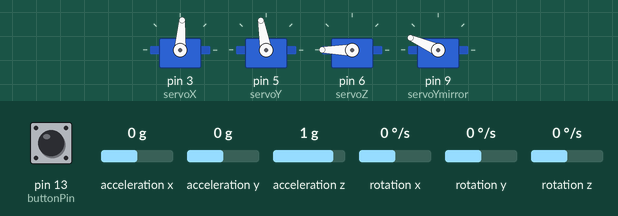
Bench run of a sketch on a simulated Arduino Uno, built with avr-gcc and run on an emulated ATmega328P. Shown: 4 × servo. The inputs (shaded band) are chosen by the test bench; at power-on: acceleration x 0 g, acceleration y 0 g, rotation x 0 °/s, rotation y 0 °/s, acceleration z 1 g, pin 13 (buttonPin) LOW, rotation z 0 °/s. What the sketch prints to the serial monitor is not drawn.

Above: at 6.2 s.
6.3 s: acceleration x set to -1.4 g
At 7.3 s:
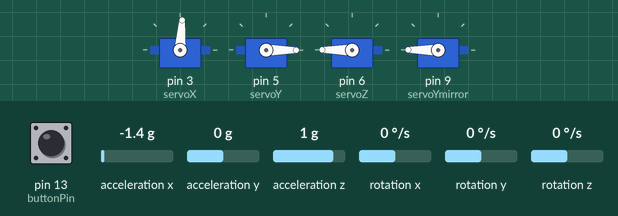
9.3 s: acceleration y set to -0.8 g
12.3 s: rotation x set to 192 °/s
15.3 s: rotation y set to -100 °/s
At 18.18 s:
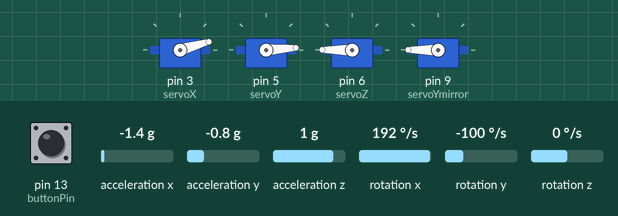
18.3 s: acceleration y set to 0.1 g
At 18.5 s:
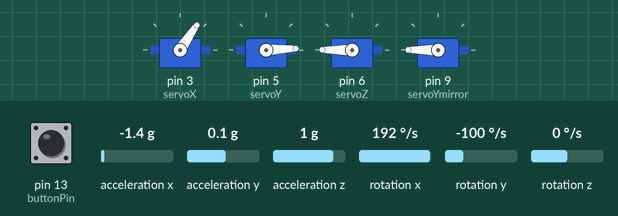
21.3 s: acceleration z set to -1.4 g
At 22.8 s:
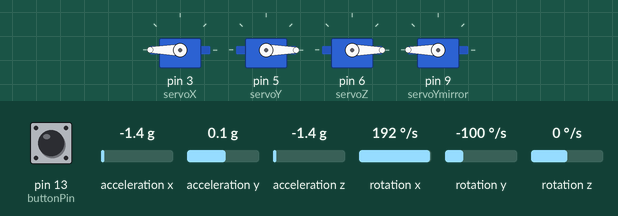
Timing chart, 0 to 24.0 s (numbered marks = the images above; inputs shaded):
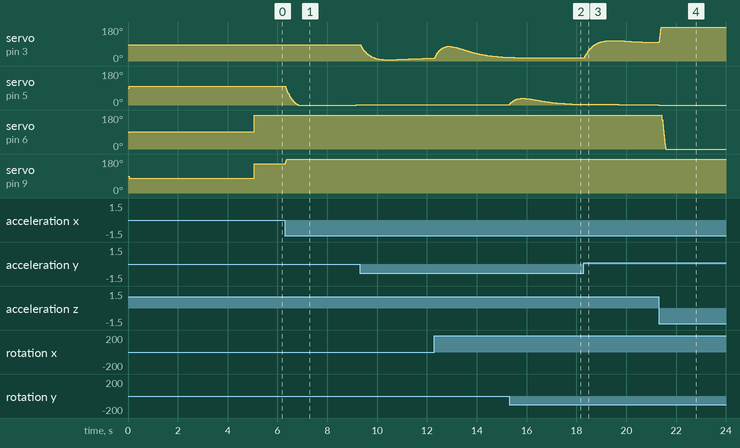

The sketch:

mug.ino
```cpp
#include <avr/io.h>
#include <Arduino.h>
#include <util/delay.h>

#include <MPU6050.h>
#include <Servo.h>
#include "Kalman.h"


#define MOTOR_1_MID 1580
#define MOTOR_2_MID 1350
#define MOTOR_3_MID 1430
#define MOTOR_4_MID 1490
#define MOTOR_BACKUP_MID 1450


MPU6050 mpu6050;
int16_t accX, accY, accZ;
int16_t gyroX, gyroY, gyroZ;

double accXangle, accYangle, accZangle;   // Angle calculate using the accelerometer
double kalAngleX, kalAngleY, kalAngleZ;   // Calculate the angle using a Kalman filter
Kalman kalmanX;
Kalman kalmanY;
Kalman kalmanZ;

Servo servoX,servoY, servoZ;
Servo servoYmirror;

const int buttonPin = 13;
int buttonState = 0;

int pos_prev, pos_new;

uint32_t timer;
int main(void) {
  init();
  setup();
  while(1) {
    loop();
  }
  return 0;
}

void setup() {

  pinMode(buttonPin, INPUT);

  Serial.begin(57600);
  Serial.println("Searching for mpu6050 I2C device...");

  sei();    //enables interrupts on arduino

  mpu6050.initialize();
  _delay_ms(50);
  Serial.println("mpu6050 init done");
  Serial.println("Testing device connections...");
  Serial.println(mpu6050.testConnection() ? "MPU6050 connection successful" : "MPU6050 connection failed");
  mpu6050.setFullScaleGyroRange(MPU6050_GYRO_FS_250);
  mpu6050.setFullScaleAccelRange(MPU6050_ACCEL_FS_2);

  mpu6050.getMotion6(&accX,&accY,&accZ,&gyroX,&gyroY,&gyroZ);

  accYangle = (atan2(accX, accZ) + PI) * RAD_TO_DEG;
  accXangle = (atan2(accY, accZ) + PI) * RAD_TO_DEG;
  accZangle = (atan2(accZ, accX) + PI) * RAD_TO_DEG;

  kalmanX.setAngle(accXangle); // Set starting angle
  kalmanY.setAngle(accYangle);
  kalmanZ.setAngle(accZangle);

  timer = micros();

  servoX.attach(3);   //CONNECTS TO BACKUP MOTOR
  servoY.attach(5);   //CONNECTS TO MOTOR 1
  servoZ.attach(6);   //MOTOR 4
  servoYmirror.attach(9); //CONNECTS TO MOTOR 2

  servoX.writeMicroseconds(MOTOR_3_MID); // Position servos at 0 degrees. Value found by experimenting
  servoY.writeMicroseconds(MOTOR_1_MID);
  servoYmirror.writeMicroseconds(MOTOR_2_MID);
  servoZ.writeMicroseconds(MOTOR_4_MID); //TESTING VALUE ONLY.
  delay(5000);   //delay for 5 seconds to allow setup to complete
}


void loop() {

  buttonState = digitalRead(buttonPin);

  mpu6050.getMotion6(&accX,&accY,&accZ,&gyroX,&gyroY,&gyroZ);

  accXangle = (atan2(accY, accZ) + PI) * RAD_TO_DEG;
  accYangle = (atan2(accX, accZ) + PI) * RAD_TO_DEG;
  accZangle = (atan2(accZ,accX) + PI) * RAD_TO_DEG;

  double gyroXrate = (double)gyroX / 131.0;
  double gyroYrate = -((double)gyroY / 131.0);
  double gyroZrate = (double)gyroZ / 131.0;

  kalAngleX = kalmanX.getAngle(accXangle, gyroXrate, (double)(micros() - timer) / 1000000);
  kalAngleY = kalmanY.getAngle(accYangle, gyroYrate, (double)(micros() - timer) / 1000000);
  kalAngleZ = kalmanZ.getAngle(accZangle, gyroZrate, (double)(micros() - timer) / 1000000);

  timer = micros();

  kalAngleX -= 180; //Reverse angles for compensation by servos
  kalAngleY -= 180;
  kalAngleZ -= 180;

  pos_prev = pos_new;
  pos_new = MOTOR_3_MID + kalAngleX * 18.55;

  if (buttonState == HIGH) {
    servoX.writeMicroseconds(1750);
    int position = pos_prev;

    //slowly move the mug down to drinking level
    if( position < 2000 ) {
      position += 10;
    } else {
      position = 2000;
    }

    servoX.writeMicroseconds(position);
 } else {
    servoX.writeMicroseconds(MOTOR_3_MID + kalAngleX * 18.55);
  }

  servoY.writeMicroseconds(MOTOR_1_MID + kalAngleY * 18.55);// Angles converted to microsecs and sent as position to servos
  servoYmirror.writeMicroseconds(2000 - (MOTOR_2_MID + kalAngleY * 18.55) + 1500);
  servoZ.writeMicroseconds(MOTOR_4_MID + kalAngleZ * 18.55);
}
```

Kalman.cpp
```cpp
// (licence header left out)
#include "Kalman.h"

Kalman::Kalman() {
    /* We will set the variables like so, these can also be tuned by the user */
    Q_angle = 0.001f;
    Q_bias = 0.003f;
    R_measure = 0.03f;

    angle = 0.0f; // Reset the angle
    bias = 0.0f; // Reset bias

    P[0][0] = 0.0f; // Since we assume that the bias is 0 and we know the starting angle (use setAngle), the error covariance matrix is set like so - see: http://en.wikipedia.org/wiki/Kalman_filter#Example_application.2C_technical
    P[0][1] = 0.0f;
    P[1][0] = 0.0f;
    P[1][1] = 0.0f;
};

// The angle should be in degrees and the rate should be in degrees per second and the delta time in seconds
float Kalman::getAngle(float newAngle, float newRate, float dt) {
    // KasBot V2  -  Kalman filter module - http://www.x-firm.com/?page_id=145
    // Modified by Kristian Lauszus
    // See my blog post for more information: http://blog.tkjelectronics.dk/2012/09/a-practical-approach-to-kalman-filter-and-how-to-implement-it

    // Discrete Kalman filter time update equations - Time Update ("Predict")
    // Update xhat - Project the state ahead
    /* Step 1 */
    rate = newRate - bias;
    angle += dt * rate;

    // Update estimation error covariance - Project the error covariance ahead
    /* Step 2 */
    P[0][0] += dt * (dt*P[1][1] - P[0][1] - P[1][0] + Q_angle);
    P[0][1] -= dt * P[1][1];
    P[1][0] -= dt * P[1][1];
    P[1][1] += Q_bias * dt;

    // Discrete Kalman filter measurement update equations - Measurement Update ("Correct")
    // Calculate Kalman gain - Compute the Kalman gain
    /* Step 4 */
    float S = P[0][0] + R_measure; // Estimate error
    /* Step 5 */
    float K[2]; // Kalman gain - This is a 2x1 vector
    K[0] = P[0][0] / S;
    K[1] = P[1][0] / S;

    // Calculate angle and bias - Update estimate with measurement zk (newAngle)
    /* Step 3 */
    float y = newAngle - angle; // Angle difference
    /* Step 6 */
    angle += K[0] * y;
    bias += K[1] * y;

    // Calculate estimation error covariance - Update the error covariance
    /* Step 7 */
    float P00_temp = P[0][0];
    float P01_temp = P[0][1];

    P[0][0] -= K[0] * P00_temp;
    P[0][1] -= K[0] * P01_temp;
    P[1][0] -= K[1] * P00_temp;
    P[1][1] -= K[1] * P01_temp;

    return angle;
};

void Kalman::setAngle(float angle) { this->angle = angle; }; // Used to set angle, this should be set as the starting angle
float Kalman::getRate() { return this->rate; }; // Return the unbiased rate

/* These are used to tune the Kalman filter */
void Kalman::setQangle(float Q_angle) { this->Q_angle = Q_angle; };
void Kalman::setQbias(float Q_bias) { this->Q_bias = Q_bias; };
void Kalman::setRmeasure(float R_measure) { this->R_measure = R_measure; };

float Kalman::getQangle() { return this->Q_angle; };
float Kalman::getQbias() { return this->Q_bias; };
float Kalman::getRmeasure() { return this->R_measure; };
```

Kalman.h
```cpp
// (licence header left out)
#ifndef _Kalman_h_
#define _Kalman_h_

class Kalman {
public:
    Kalman();

    // The angle should be in degrees and the rate should be in degrees per second and the delta time in seconds
    float getAngle(float newAngle, float newRate, float dt);

    void setAngle(float angle); // Used to set angle, this should be set as the starting angle
    float getRate(); // Return the unbiased rate

    /* These are used to tune the Kalman filter */
    void setQangle(float Q_angle);
    void setQbias(float Q_bias);
    void setRmeasure(float R_measure);

    float getQangle();
    float getQbias();
    float getRmeasure();

private:
    /* Kalman filter variables */
    float Q_angle; // Process noise variance for the accelerometer
    float Q_bias; // Process noise variance for the gyro bias
    float R_measure; // Measurement noise variance - this is actually the variance of the measurement noise

    float angle; // The angle calculated by the Kalman filter - part of the 2x1 state vector
    float bias; // The gyro bias calculated by the Kalman filter - part of the 2x1 state vector
    float rate; // Unbiased rate calculated from the rate and the calculated bias - you have to call getAngle to update the rate

    float P[2][2]; // Error covariance matrix - This is a 2x2 matrix
};

#endif
```

SoftwareServo.cpp
```cpp
#include <SoftwareServo.h>

SoftwareServo *SoftwareServo::first;

#define NO_ANGLE (0xff)

SoftwareServo::SoftwareServo() : pin(0),angle(NO_ANGLE),pulse0(0),min16(34),max16(150),next(0)
{}

void SoftwareServo::setMinimumPulse(uint16_t t)
{
    min16 = t/16;
}

void SoftwareServo::setMaximumPulse(uint16_t t)
{
    max16 = t/16;
}

uint8_t SoftwareServo::attach(int pinArg)
{
    pin = pinArg;
    angle = NO_ANGLE;
    pulse0 = 0;
    next = first;
    first = this;
    digitalWrite(pin,0);
    pinMode(pin,OUTPUT);
    return 1;
}

void SoftwareServo::detach()
{
    for ( SoftwareServo **p = &first; *p != 0; p = &((*p)->next) ) {
	if ( *p == this) {
	    *p = this->next;
	    this->next = 0;
	    return;
	}
    }
}

void SoftwareServo::write(int angleArg)
{
    if ( angleArg < 0) angleArg = 0;
    if ( angleArg > 180) angleArg = 180;
    angle = angleArg;
    // bleh, have to use longs to prevent overflow, could be tricky if always a 16MHz clock, but not true
    // That 64L on the end is the TCNT0 prescaler, it will need to change if the clock's prescaler changes,
    // but then there will likely be an overflow problem, so it will have to be handled by a human.
    pulse0 = (min16*16L*clockCyclesPerMicrosecond() + (max16-min16)*(16L*clockCyclesPerMicrosecond())*angle/180L)/64L;
}

uint8_t SoftwareServo::read()
{
    return angle;
}

uint8_t SoftwareServo::attached()
{
    for ( SoftwareServo *p = first; p != 0; p = p->next ) {
	if ( p == this) return 1;
    }
    return 0;
}

void SoftwareServo::refresh()
{
    uint8_t count = 0, i = 0;
    uint16_t base = 0;
    SoftwareServo *p;
    static unsigned long lastRefresh = 0;
    unsigned long m = millis();

    // if we haven't wrapped millis, and 20ms have not passed, then don't do anything
    if ( m >= lastRefresh && m < lastRefresh + 20) return;
    lastRefresh = m;

    for ( p = first; p != 0; p = p->next ) if ( p->pulse0) count++;
    if ( count == 0) return;

    // gather all the SoftwareServos in an array
    SoftwareServo *s[count];
    for ( p = first; p != 0; p = p->next ) if ( p->pulse0) s[i++] = p;

    // bubblesort the SoftwareServos by pulse time, ascending order
    for(;;) {
	uint8_t moved = 0;
	for ( i = 1; i < count; i++) {
	    if ( s[i]->pulse0 < s[i-1]->pulse0) {
		SoftwareServo *t = s[i];
		s[i] = s[i-1];
		s[i-1] = t;
		moved = 1;
	    }
	}
	if ( !moved) break;
    }

    // turn on all the pins
    // Note the timing error here... when you have many SoftwareServos going, the
    // ones at the front will get a pulse that is a few microseconds too long.
    // Figure about 4uS/SoftwareServo after them. This could be compensated, but I feel
    // it is within the margin of error of software SoftwareServos that could catch
    // an extra interrupt handler at any time.
    for ( i = 0; i < count; i++) digitalWrite( s[i]->pin, 1);

    uint8_t start = TCNT0;
    uint8_t now = start;
    uint8_t last = now;

    // Now wait for each pin's time in turn..
    for ( i = 0; i < count; i++) {
	uint16_t go = start + s[i]->pulse0;

	// loop until we reach or pass 'go' time
	for (;;) {
	    now = TCNT0;
	    if ( now < last) base += 256;
	    last = now;

	    if ( base+now > go) {
		digitalWrite( s[i]->pin,0);
		break;
	    }
	}
    }
}
```

SoftwareServo.h
```cpp
#ifndef SoftwareServo_h
#define SoftwareServo_h

#include <WProgram.h>
#include <inttypes.h>

class SoftwareServo
{
  private:
    uint8_t pin;
    uint8_t angle;       // in degrees
    uint16_t pulse0;     // pulse width in TCNT0 counts
    uint8_t min16;       // minimum pulse, 16uS units  (default is 34)
    uint8_t max16;       // maximum pulse, 16uS units, 0-4ms range (default is 150)
    class SoftwareServo *next;
    static SoftwareServo* first;
  public:
    SoftwareServo();
    uint8_t attach(int);     // attach to a pin, sets pinMode, returns 0 on failure, won't
                             // position the servo until a subsequent write() happens
    void detach();
    void write(int);         // specify the angle in degrees, 0 to 180
    uint8_t read();
    uint8_t attached();
    void setMinimumPulse(uint16_t);  // pulse length for 0 degrees in microseconds, 540uS default
    void setMaximumPulse(uint16_t);  // pulse length for 180 degrees in microseconds, 2400uS default
    static void refresh();    // must be called at least every 50ms or so to keep servo alive
                              // you can call more often, it won't happen more than once every 20ms
};

#endif
```

Measured:
- after the input at 6.3 s, servo on pin 9 (servoYmirror): 156° → 180° at once
- after the input at 15.3 s, servo on pin 5 (servoY): rises from 2° to 35° in 0.44 s, then falls to 4° in 2.3 s
- after the input at 18.3 s, servo on pin 3 (servoX): rises from 16° to 108° in 1.0 s, then falls to 98° in 1.7 s
- after the input at 21.3 s, servo on pin 5 (servoY): 2° → 0° at once; servo on pin 6 (servoZ): 180° → 0° after 0.13 s
